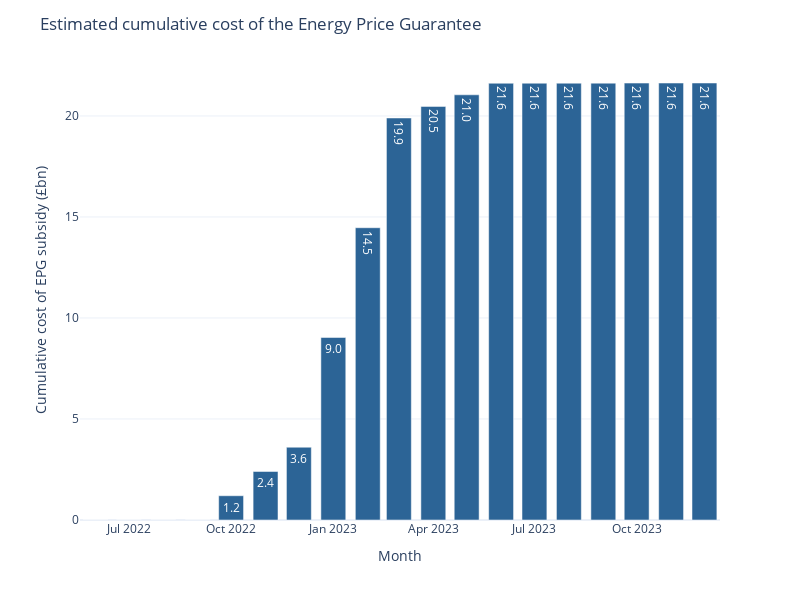

Here is the notebook cell this chart was saved with:
### Markdown cell above
The chart below shows the estimated cost of the EPG for each month from mid 2022 to the end of 2023.

### Code cell
from policyengine_uk import Microsimulation

sim = Microsimulation()

time_periods = [
    *[f"2022-{month:02d}" for month in range(6, 13)],
    *[f"2023-{month:02d}" for month in range(1, 13)],
]

epg_costs = [sim.calc("monthly_epg_subsidy", period).sum() for period in time_periods]

df = pd.DataFrame(
    {
        "Month": time_periods,
        "EPG subsidy cost": epg_costs,
    }
)
df["EPG subsidy cost"] /= 1e9
df["EPG cumulative cost"] = df["EPG subsidy cost"].cumsum()
px.bar(
    df,
    x="Month",
    y="EPG cumulative cost",
    color_discrete_sequence=["#2C6496"],
).update_layout(
    yaxis_title="Cumulative cost of EPG subsidy (£bn)",
    xaxis_title="Month",
    height=600,
    width=800,
    legend_title_text="",
    template="plotly_white",
    title="Estimated cumulative cost of the Energy Price Guarantee",
).update_traces(
    # inline text in bars
    textposition="inside",
    texttemplate="%{y:.1f}",
)

### Figure 1 — Plotly figure (JSON) as saved in the notebook; plotly's stock layout.template omitted (floating-point values rounded to 4 significant figures)
{"data": [{"alignmentgroup": "True", "hovertemplate": "Month=%{x}<br>EPG cumulative cost=%{y}<extra></extra>", "legendgroup": "", "marker": {"color": "#2C6496", "pattern": {"shape": ""}}, "name": "", "offsetgroup": "", "orientation": "v", "showlegend": false, "textposition": "inside", "texttemplate": "%{y:.1f}", "type": "bar", "x": ["2022-06", "2022-07", "2022-08", "2022-09", "2022-10", "2022-11", "2022-12", "2023-01", "2023-02", "2023-03", "2023-04", "2023-05", "2023-06", "2023-07", "2023-08", "2023-09", "2023-10", "2023-11", "2023-12"], "xaxis": "x", "y": [8.374e-10, 1.675e-09, 2.512e-09, 3.35e-09, 1.201, 2.402, 3.603, 9.035, 14.47, 19.9, 20.47, 21.05, 21.62, 21.62, 21.62, 21.62, 21.63, 21.63, 21.63], "yaxis": "y"}], "layout": {"barmode": "relative", "height": 600, "legend": {"title": {"text": ""}, "tracegroupgap": 0}, "margin": {"t": 60}, "title": {"text": "Estimated cumulative cost of the Energy Price Guarantee"}, "width": 800, "xaxis": {"anchor": "y", "domain": [0, 1], "title": {"text": "Month"}}, "yaxis": {"anchor": "x", "domain": [0, 1], "title": {"text": "Cumulative cost of EPG subsidy (£bn)"}}}}
